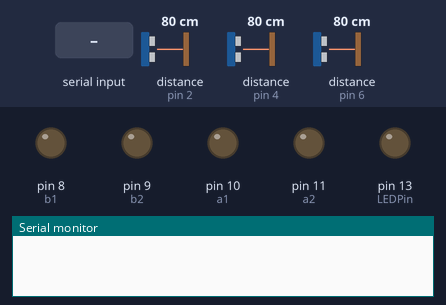
Bench run of a sketch on a simulated Arduino Uno, built with avr-gcc and run on an emulated ATmega328P. On the bench: output pins drawn as LEDs (lit = HIGH), the last lines printed to the serial monitor. The inputs (shaded band) are chosen by the test bench; at power-on: distance to the obstacle (sensors on pin 2, pin 4, pin 6) 80 cm. The echo pulse lasts 58.3 µs per cm; pins used as bus, display or sensor lines are not drawn.

Above: at 1.2 s.
1.3 s: "w" received over Serial
At 1.9 s:
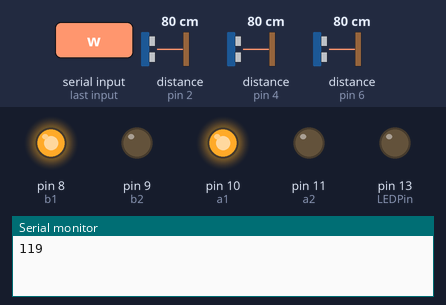
2.9 s: "s" received over Serial
At 4.2 s:
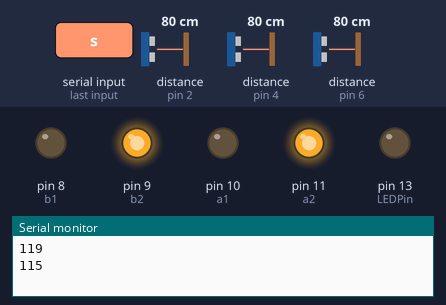
4.5 s: "d" received over Serial
At 5.5 s:
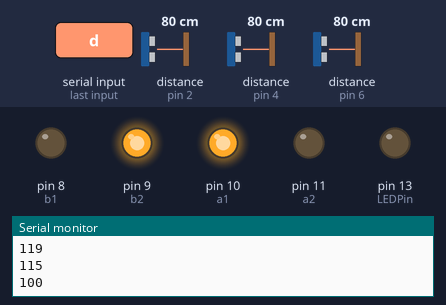
6.1 s: "a" received over Serial
At 6.8 s:
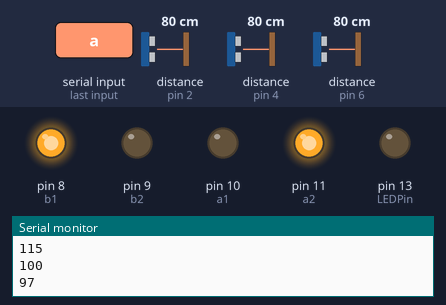
7.7 s: "q" received over Serial
At 9.0 s:
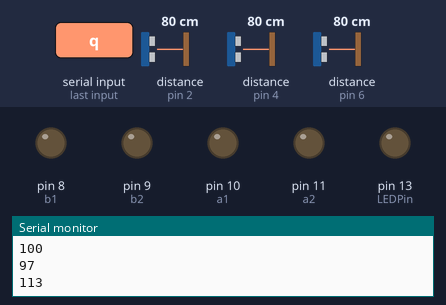
9.3 s: "g" received over Serial
At 10.0 s:
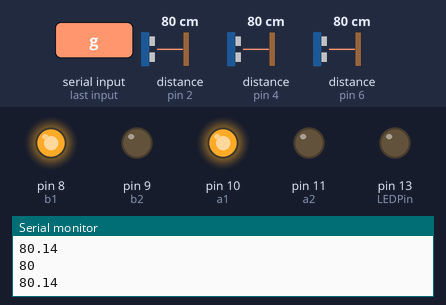
Timing chart, 0 to 12.0 s (numbered marks = the images above; inputs shaded):
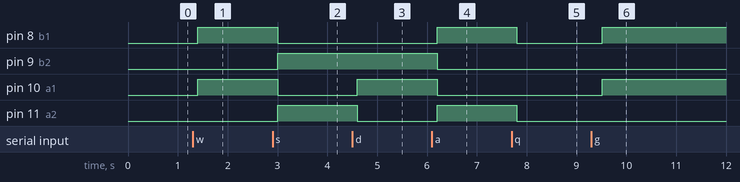

Measured:
- after the input at 1.3 s, pin 8 (b1), pin 10 (a1): LOW → HIGH after 0.10 s
- after the input at 2.9 s, pin 8 (b1), pin 10 (a1): HIGH → LOW after 0.10 s; pin 9 (b2), pin 11 (a2): LOW → HIGH after 0.10 s
- after the input at 4.5 s, pin 10 (a1): LOW → HIGH after 0.10 s; pin 11 (a2): HIGH → LOW after 0.10 s
- after the input at 6.1 s, pin 8 (b1), pin 11 (a2): LOW → HIGH after 0.10 s; pin 9 (b2), pin 10 (a1): HIGH → LOW after 0.10 s
- after the input at 7.7 s, pin 8 (b1), pin 11 (a2): HIGH → LOW after 0.10 s
- after the input at 9.3 s, pin 8 (b1), pin 10 (a1): LOW → HIGH after 0.22 s

The sketch:

car.ino
```cpp
#define echoPinN 4// Echo Pin N
#define trigPinN 5// Trigger Pin N
#define echoPinE 2// Echo Pin E
#define trigPinE 3 // Trigger E
#define echoPinW 6 // Echo Pin W
#define trigPinW 7// Trigger W
#define LEDPin 13 // Onboard LED

int a1=10;
int a2=11;
int b1=8;
int b2=9;
int N=30;
int E=40;
int W=50;
int state=0;

int maximumRange = 300; // Maximum range needed
int minimumRange = 0; // Minimum range needed
long duration, distance; // Duration used to calculate distance
void check();
int checkN();
int checkW();
int checkE();
  void Movwest();
  void Moveast();
  void Movnorth();
  void Movsouth();
void Stop();
int maxofthree(int x,int y,int z);

void setup() {


 Serial.begin (9600);
 pinMode(trigPinN, OUTPUT);
 pinMode(echoPinN, INPUT);
  pinMode(trigPinE, OUTPUT);
 pinMode(echoPinE, INPUT);
  pinMode(trigPinW, OUTPUT);
 pinMode(echoPinW, INPUT);
 pinMode(LEDPin, OUTPUT); // Use LED indicator (if required)
pinMode(a1, OUTPUT);
digitalWrite(a1, LOW);
pinMode(a2, OUTPUT);
digitalWrite(a2, LOW);
pinMode(b1, OUTPUT);
digitalWrite(b1, LOW);
pinMode(b2, OUTPUT);
digitalWrite(b2, LOW);
}

void loop() {
/* The following trigPin/echoPin cycle is used to determine the
 distance of the nearest object by bouncing soundwaves off of it. */

 if (Serial.available()) {
    //wait a bit for the entire message to arrive
    delay(100);
while (Serial.available() > 0) {
      // display each character to the LCD
    p:
    state = Serial.read();
    Serial.println(state);
    if(state=='w')
     {

digitalWrite(a1,HIGH);
 digitalWrite(a2, LOW);
 digitalWrite(b1,HIGH);
 digitalWrite(b2,LOW);

     }
     if(state=='s')
     {
   digitalWrite(a2,HIGH);
 digitalWrite(a1, LOW);
 digitalWrite(b2,HIGH);
 digitalWrite(b1,LOW);


     }
     if(state=='d')
     {

     digitalWrite(a2,LOW);
 digitalWrite(a1,HIGH);
 digitalWrite(b2,HIGH);
 digitalWrite(b1,LOW);
        }
     if(state=='a')
     {

     digitalWrite(a1,LOW);
 digitalWrite(a2,HIGH);
 digitalWrite(b1,HIGH);
 digitalWrite(b2,LOW);

        }

     if(state=='q')
     {

   Stop();

     }
    if(state=='g') {
                      while(state!='w'&&state!='a'&&state!='s'&&state!='d'&&state!='q'){

    delay(100);
/* The following trigPin/echoPin cycle is used to determine the
 distance of the nearest object by bouncing soundwaves off of it. */


 N:
 check();
 Serial.println(N);
digitalWrite(a1,HIGH);
 digitalWrite(a2, LOW);
 digitalWrite(b1,HIGH);
 digitalWrite(b2,LOW);
 delay(checkN());

if(N<20){
digitalWrite(a1,LOW);
 digitalWrite(a2, LOW);
 digitalWrite(b1,LOW);
 digitalWrite(b2,LOW);
 check();

 if((E>=W))
 {
   digitalWrite(a1,LOW);
 digitalWrite(a2,HIGH);
 digitalWrite(b1,HIGH);
 digitalWrite(b2,LOW);
 delay(1000);
     digitalWrite(a2,LOW);
 digitalWrite(a1,HIGH);
 digitalWrite(b1,HIGH);
 digitalWrite(b2,LOW);
  delay(2000);
  state = Serial.read();
  goto N;
 }
 else if(E<W)
 {
     digitalWrite(LEDPin, LOW);
 digitalWrite(a1,LOW);
 digitalWrite(a2,HIGH);
 digitalWrite(b1,HIGH);
 digitalWrite(b2,LOW);
 delay(1000);
     digitalWrite(a1,LOW);
 digitalWrite(a2,HIGH);
 digitalWrite(b1,HIGH);
 digitalWrite(b2,LOW);
  delay(2000);
  state = Serial.read();
  goto N;
  }

                       }

                      }}


                    }


 }}


void check(){

               // tell servo to go to position in variable 'pos'

 digitalWrite(trigPinN, LOW);
 delayMicroseconds(2);

 digitalWrite(trigPinN, HIGH);
 delayMicroseconds(10);

 digitalWrite(trigPinN, LOW);
 duration = pulseIn(echoPinN, HIGH);

 //Calculate the distance (in cm) based on the speed of sound.
 N= duration/58.2;


 digitalWrite(trigPinE, LOW);
 delayMicroseconds(2);

 digitalWrite(trigPinE, HIGH);
 delayMicroseconds(10);

 digitalWrite(trigPinE, LOW);
 duration = pulseIn(echoPinE, HIGH);

 //Calculate the distance (in cm) based on the speed of sound.
 E = duration/58.2;


 digitalWrite(trigPinW, LOW);
 delayMicroseconds(2);

 digitalWrite(trigPinW, HIGH);
 delayMicroseconds(10);

 digitalWrite(trigPinW, LOW);
 duration = pulseIn(echoPinW, HIGH);


 //Calculate the distance (in cm) based on the speed of sound.
 W = duration/58.2;


 }
int maxofthree(int x,int y,int z)
{
int max;
if(x>y)
max=x;
else
max=y;
if(max>z)
;
else
max=z;
return max;
}

int checkN(){

    digitalWrite(trigPinN, LOW);
 delayMicroseconds(2);

 digitalWrite(trigPinN, HIGH);
 delayMicroseconds(10);

 digitalWrite(trigPinN, LOW);
 duration = pulseIn(echoPinN, HIGH);
 Serial.println(duration/58.2);
 //Calculate the distance (in cm) based on the speed of sound.
 return  duration/58.2;
  }
 int checkW(){

    digitalWrite(trigPinW, LOW);
 delayMicroseconds(2);

 digitalWrite(trigPinW, HIGH);
 delayMicroseconds(10);

 digitalWrite(trigPinW, LOW);
 duration = pulseIn(echoPinW, HIGH);

 //Calculate the distance (in cm) based on the speed of sound.


 return  duration/58.2;
  }
  int checkE(){

    digitalWrite(trigPinE, LOW);
 delayMicroseconds(2);

 digitalWrite(trigPinE, HIGH);
 delayMicroseconds(10);

 digitalWrite(trigPinE, LOW);
 duration = pulseIn(echoPinE, HIGH);


 //Calculate the distance (in cm) based on the speed of sound.
return  duration/58.2;
  }
  void Movnorth(){
  digitalWrite(a1,HIGH);
 digitalWrite(a2, LOW);
 digitalWrite(b1,HIGH);
 digitalWrite(b2,LOW);}
  void Movwest(){
   digitalWrite(LEDPin, LOW);
 digitalWrite(a1,LOW);
 digitalWrite(a2,HIGH);
 digitalWrite(b1,HIGH);
 digitalWrite(b2,LOW);
 delay(1000);
     digitalWrite(a1,LOW);
 digitalWrite(a2,HIGH);
 digitalWrite(b1,HIGH);
 digitalWrite(b2,LOW);
  delay(1000);}
  void Moveast(){  digitalWrite(LEDPin, LOW);
 digitalWrite(a1,LOW);
 digitalWrite(a2,HIGH);
 digitalWrite(b1,HIGH);
 digitalWrite(b2,LOW);
 delay(1000);
     digitalWrite(a2,LOW);
 digitalWrite(a1,HIGH);
 digitalWrite(b2,HIGH);
 digitalWrite(b1,LOW);
  delay(1000); }
 void Stop(){
  digitalWrite(a1,LOW);
 digitalWrite(a2, LOW);
 digitalWrite(b1,LOW);
 digitalWrite(b2,LOW);}
void Movsouth(){
  digitalWrite(a2,HIGH);
 digitalWrite(a1, LOW);
 digitalWrite(b2,HIGH);
 digitalWrite(b1,LOW);}
```
